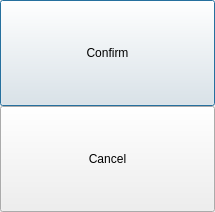
<?xml version="1.0" encoding="UTF-8"?>
<ui version="4.0">
 <class>ConfirmMoveDialog</class>
 <widget class="QDialog" name="ConfirmMoveDialog">
  <property name="geometry">
   <rect>
    <x>0</x>
    <y>0</y>
    <width>215</width>
    <height>212</height>
   </rect>
  </property>
  <property name="windowTitle">
   <string>Dialog</string>
  </property>
  <layout class="QVBoxLayout" name="verticalLayout_2">
   <property name="spacing">
    <number>0</number>
   </property>
   <property name="leftMargin">
    <number>0</number>
   </property>
   <property name="topMargin">
    <number>0</number>
   </property>
   <property name="rightMargin">
    <number>0</number>
   </property>
   <property name="bottomMargin">
    <number>0</number>
   </property>
   <item>
    <layout class="QVBoxLayout" name="verticalLayout">
     <property name="spacing">
      <number>0</number>
     </property>
     <item>
      <widget class="QPushButton" name="confirmButton">
       <property name="sizePolicy">
        <sizepolicy hsizetype="Minimum" vsizetype="MinimumExpanding">
         <horstretch>1</horstretch>
         <verstretch>1</verstretch>
        </sizepolicy>
       </property>
       <property name="text">
        <string>Confirm</string>
       </property>
       <property name="iconSize">
        <size>
         <width>100</width>
         <height>100</height>
        </size>
       </property>
      </widget>
     </item>
     <item>
      <widget class="QPushButton" name="cancelButton">
       <property name="sizePolicy">
        <sizepolicy hsizetype="Minimum" vsizetype="MinimumExpanding">
         <horstretch>1</horstretch>
         <verstretch>1</verstretch>
        </sizepolicy>
       </property>
       <property name="text">
        <string>Cancel</string>
       </property>
      </widget>
     </item>
    </layout>
   </item>
  </layout>
 </widget>
 <resources/>
 <connections/>
</ui>
